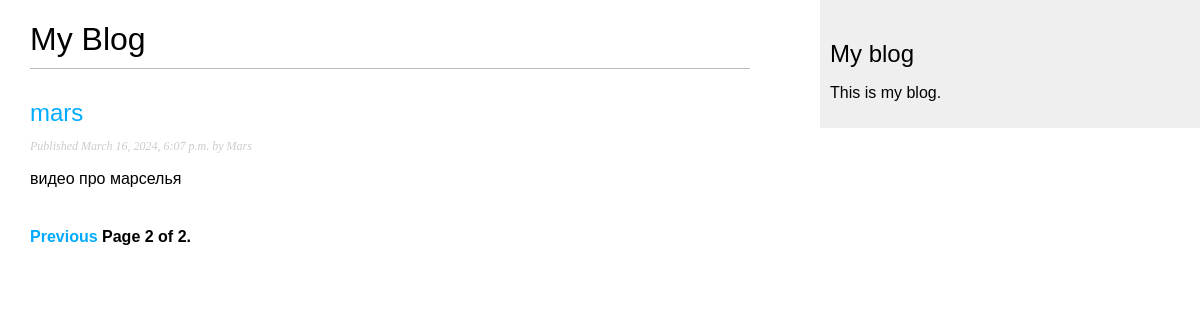
Screenshot of /blog/?page=2 with the database file from the repository.
### blogs/models.py (models this page shows, shortened)
class Post(models.Model):
    class Status(models.TextChoices):
        DRAFT = 'DF', 'Draft'
        PUBLISHED = 'PB', 'Published'
    title = models.CharField(max_length=255)
    slug = models.SlugField(max_length=250,
                            unique_for_date='publish')
    author = models.ForeignKey(User,
                               on_delete=models.CASCADE,
                               related_name='blog_posts')
    body = models.TextField()
    publish = models.DateTimeField(default=timezone.now)
    created = models.DateTimeField(auto_now_add=True)
    updated = models.DateTimeField(auto_now=True)
    status = models.CharField(max_length=2, choices=Status.choices, default=Status.DRAFT)
    objects = models.Manager()
    published = PublishedManager()
    class Meta:
        ordering = ['-publish']
        indexes = [
            models.Index(fields=['-publish']),
        ]
    def get_absolute_url(self):
        return reverse('blogs:post_detail',
                       args=[self.publish.year,
                             self.publish.month,
                             self.publish.day,
                             self.slug])

### blogs/views.py (the view)
# urls.py: path('', views.post_list, name='post_list'),
def post_list(request):
    post_list = Post.published.all()
    paginator = Paginator(post_list, 3)
    page_number = request.GET.get('page', 1)
    posts = paginator.page(page_number)
    return render(request, 'blogs/post/list.html',
                  {'posts': posts})

### blogs/models.py (called while the page is built)
    def get_queryset(self):
        return super().get_queryset()\
                        .filter(status=Post.Status.PUBLISHED)

### templates/blogs/post/list.html (shortened to what this page needs)
{% extends "blogs/base.html" %}
{% block content %}
    <h1>My Blog</h1>
    {% for post in posts %}
        <h2>
            <a href="{{ post.get_absolute_url }}">
                {{ post.title }}
            </a>
        </h2>
        <p class="date">
            Published {{ post.publish }} by {{ post.author }}
        </p>
        {{ post.body|truncatewords:30|linebreaks}}
    {% endfor %}
    {% include "pagination.html" with page=posts %}
{% endblock %}

### static/css/blog.css (style rules this page uses)
body { margin:0; padding:0; font-family:helvetica, sans-serif; }
a { color:#00abff; text-decoration:none; }
h1 { font-weight:normal; border-bottom:1px solid #bbb; padding:0 0 10px 0; }
h2 { font-weight:normal; margin:30px 0 0; }
p.date { color:#ccc; font-family: georgia, serif; font-size: 12px; font-style: italic; }

### rows the page displays
Post: title "mars", publish "March 16, 2024, 6:07 p.m.", author "Mars", body "видео про марселья"

### other values shown
{{ page.number }} "2"
{{ page.paginator.num_pages }} "2"
